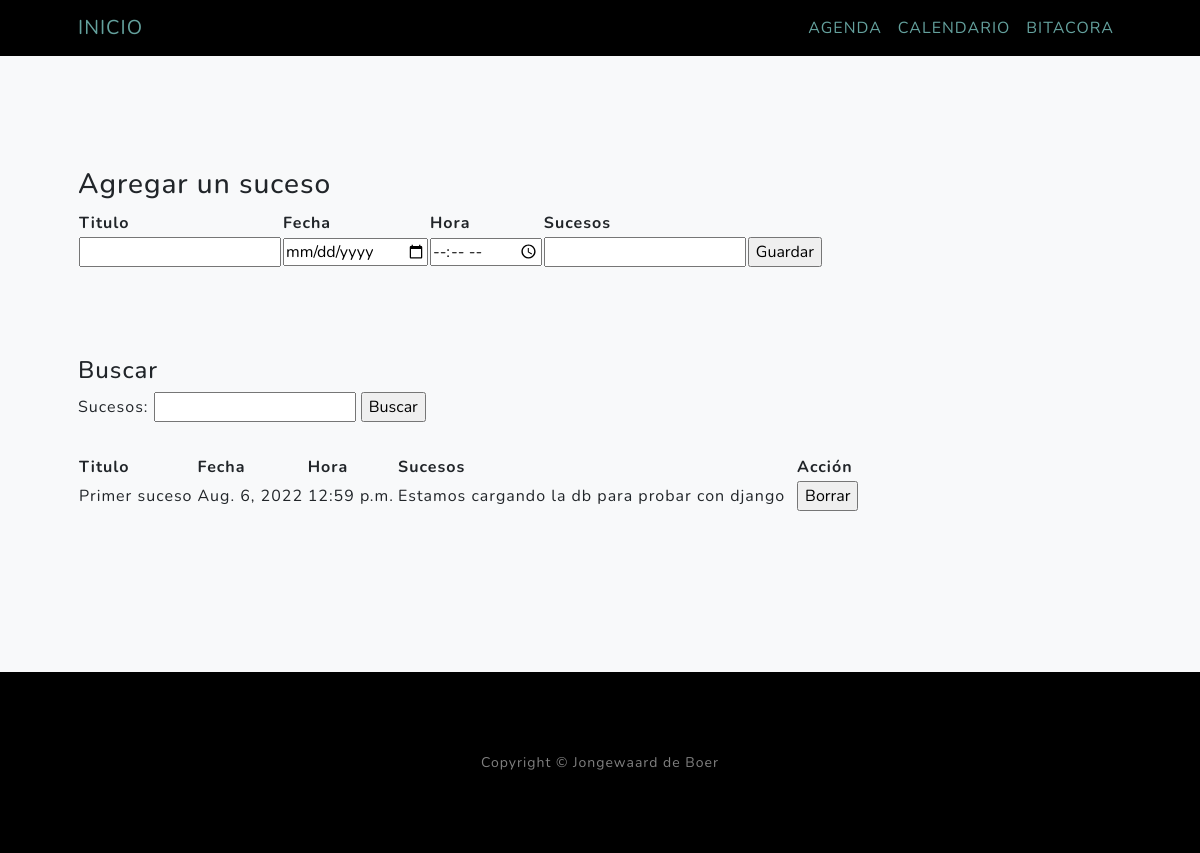
The app's page /bitacora/, older data.
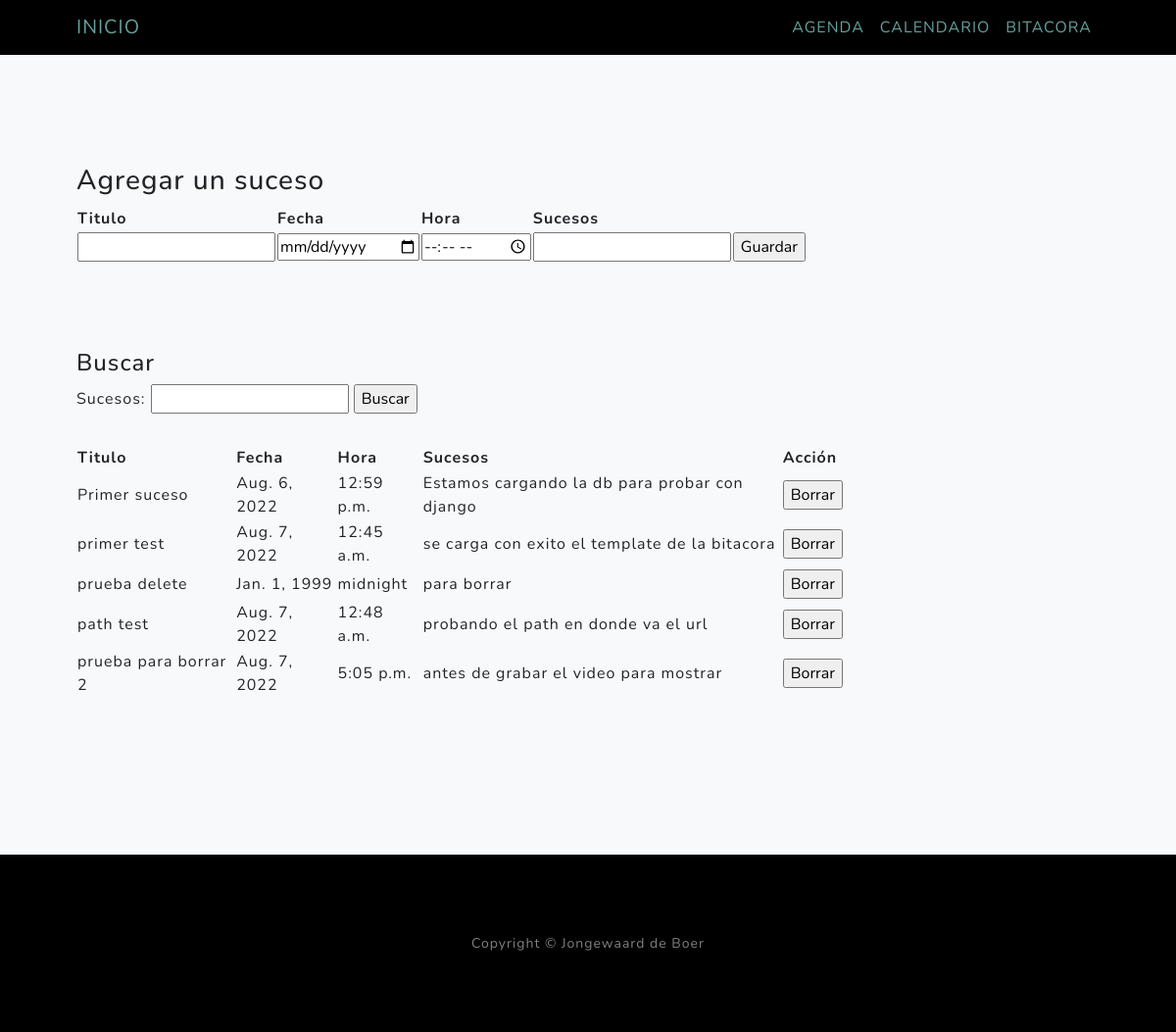
The same page, newer data.
### agenda/models.py (models this page shows, shortened)
class bitacora(models.Model):
    fecha = models.DateField(default=datetime.datetime.now())
    titulo = models.CharField(max_length=20, default="titulo")
    momento = models.TimeField(default=datetime.datetime.now())
    sucesos = models.CharField(max_length=300, default="default")

### agenda/views.py (the view, shortened to what this page needs)
# urls.py: path("bitacora/", view_bitacora, name="bitacora"),
def view_bitacora(request):
    consulta_bitacora = bitacora.objects.all()
    if 'id_borrar' in request.GET:
        bitacora.objects.filter(id=int(request.GET['id_borrar'])).delete()
        pass
    if 'buscando' in request.GET:
        consulta_bitacora = bitacora.objects.filter(sucesos__icontains = request.GET.get('suceso_a_buscar'))
        pass
    contexto = {"tabla_sql":consulta_bitacora}
    return render(request, "agenda/bitacora.html",contexto)

### agenda/templates/agenda/bitacora.html (shortened to what this page needs)
{% extends 'agenda/base.html'%}
{% block contenido_bitacora%}
<nav class="navbar navbar-light bg-light">
    <form action="{% url 'bitacora' %}">
        <h3> Agregar un suceso </h3>
        <table style="width:75%">
            <tr>
            <th>Titulo</th>
            <th>Fecha</th>
            <th>Hora</th>
            <th>Sucesos</th>
            </tr>
            <td><input type="text" id="head_titulo" name="head_titulo" required></td>
            <td><input type="date" id="fecha" name="fecha"  required></td>
            <td><input type="time" id="hora" name="hora"  required></td>
            <td><input type="text" id="head_sucesos" name="head_sucesos"  required></td>
            <td>
                <input type="submit" value="Guardar">
            </td>
        </table>
        <br>
    </form>
</nav>
<br>
<br>
<nav class="navbar navbar-light bg-light">
    <form action="{% url 'bitacora' %}">
        <h4> Buscar </h4>
        <label for="suceso_a_buscar">Sucesos:</label>
        <input type="text" id="suceso_a_buscar" name="suceso_a_buscar" required>
        <input type="submit" value="Buscar">
    </form>
</nav>
<br>
  <table style="width:75%" class="center">
  <tr>
    <th>Titulo</th>
    <th>Fecha</th>
    <th>Hora</th>
    <th>Sucesos</th>
    <th>Acción</th>
  </tr>
  {% for item in tabla_sql %}
      <tr>
          <form action="{% url 'bitacora' %}">
              <td>{{item.titulo}}</td><td>{{item.fecha}}</td><td>{{item.momento}}</td><td>{{item.sucesos}}</td>
              <td>
                  <input type="submit" value="Borrar">
              </td>
          </form>
      </tr>
  {% endfor %}
  </table>
{% endblock%}

### agenda/templates/agenda/base.html (shortened to what this page needs)
<!DOCTYPE html>
<html lang="en">
    <head>
        {% load static %}
        <link href="{% static 'agenda/css/styles.css'%}" rel="stylesheet" />
    </head>
    <body id="page-top">
            <nav class="navbar navbar-expand-lg bg-black text-black-50 text-uppercase fixed-top" >
                <div class="container px-4 px-lg-5">
                    <a class="navbar-brand" href="{% url 'inicio' %}">Inicio</a>
                    <div class="collapse navbar-collapse" id="navbarResponsive">
                        <ul class="navbar-nav ms-auto">
                            <li class="nav-item"><a class="nav-link" href="{% url 'agenda' %}">Agenda</a></li>
                            <li class="nav-item"><a class="nav-link" href="{% url 'calendario' %}">Calendario</a></li>
                            <li class="nav-item"><a class="nav-link" href="{% url 'bitacora' %}">Bitacora</a></li>
                        </ul>
                    </div>
                </div>
            </nav>
        <section class="projects-section bg-light" id="projects">
            <div class="container px-4 px-lg-5">
                {% block contenido_bitacora%}
                {% endblock%}
            </div>
        </section>
        <footer class="footer bg-black small text-center text-white-50"><div class="container px-4 px-lg-5">Copyright &copy; Jongewaard de Boer</div></footer>
    </body>
</html>

Row changes from the older to the newer data that the page shows:
added bitacora: titulo "primer test", fecha "Aug. 7, 2022", momento "12:45 a.m.", sucesos "se carga con exito el template de la bitacora"
added bitacora: titulo "prueba delete", fecha "Jan. 1, 1999", momento "midnight", sucesos "para borrar"
added bitacora: titulo "path test", fecha "Aug. 7, 2022", momento "12:48 a.m.", sucesos "probando el path en donde va el url"
added bitacora: titulo "prueba para borrar 2", fecha "Aug. 7, 2022", momento "5:05 p.m.", sucesos "antes de grabar el video para mostrar"
